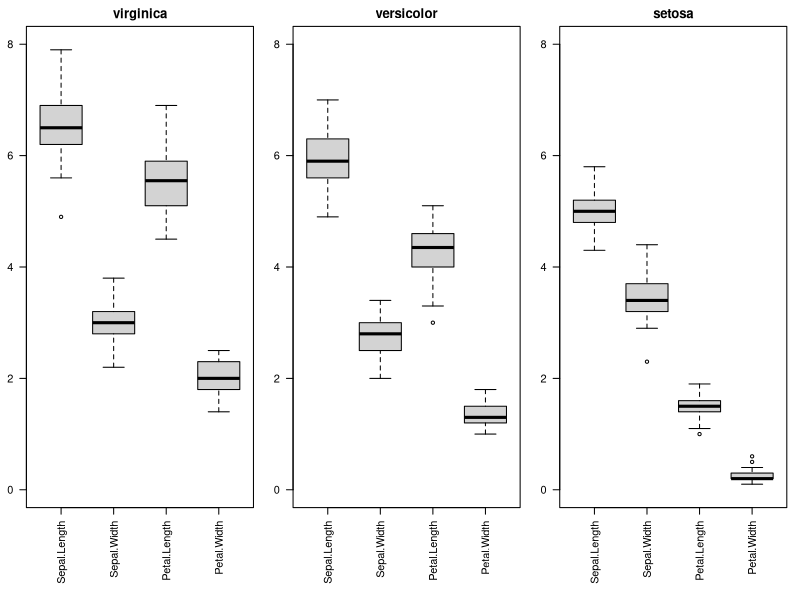
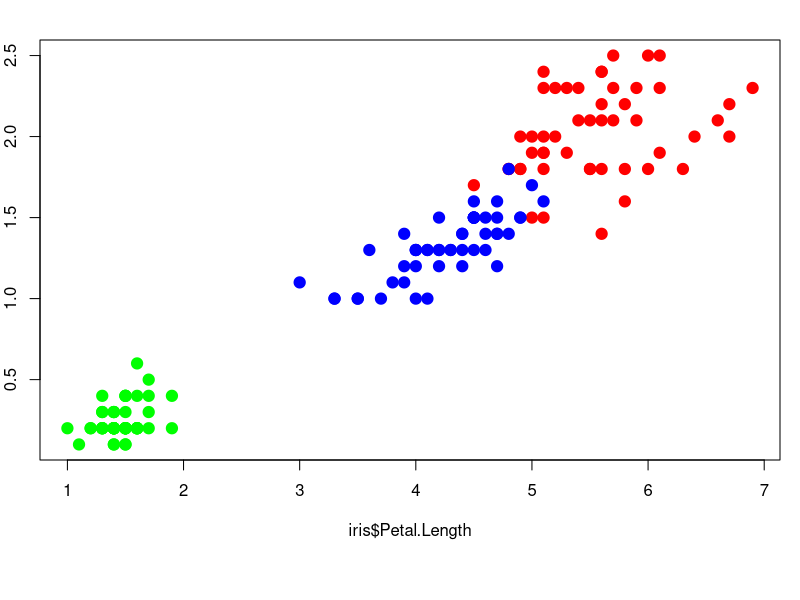

The R script that drew these images, in order:
#lendo o pacote datasets para acessar, em seguida, o conjunto iris
library(datasets)
data(iris)

#separando o conjunto de dados por esp?cies
virginica <- iris[iris$Species == "virginica",]
versicolor <- iris[iris$Species == "versicolor",]
setosa <- iris[iris$Species == "setosa",]

#criar boxplot para cada esp?cie
par(mfrow = c(1,3), mar = c(7, 2, 2, 1))
boxplot(virginica[,1:4], main = "virginica", ylim = c(0,8), las = 2)
boxplot(versicolor[,1:4], main = "versicolor", ylim = c(0,8), las = 2)
boxplot(setosa[,1:4], main = "setosa", ylim = c(0,8), las = 2)

#criando um gr?fico para tamanho versus largura da p?tala
par(mfrow = c(1,1))
plot(iris$Petal.Length, iris$Petal.Width, type = "n")
points(virginica$Petal.Length, virginica$Petal.Width, col = "red", pch = 19, cex = 1.5)
points(versicolor$Petal.Length, versicolor$Petal.Width, col = "blue", pch = 19, cex = 1.5)
points(setosa$Petal.Length, setosa$Petal.Width, col = "green", pch = 19, cex = 1.5)

#criando um modelo de previsao
indices <- sample(1:150, size = 150, replace = FALSE)
nova_iris <- iris[indices,]
treino <- nova_iris[1:120,]
teste <- nova_iris[121:150,]


distancia1 <- sqrt((teste[1,1] - treino[1,1])^2 + (teste[1,2] - treino[1,2])^2
                   + (teste[1,3] - treino[1,3])^2 + (teste[1,4] - treino[1,4])^2)


distancias1 <- c()
for (i in 1:120) {
  distancias1[i] <- sqrt((teste[1,1] - treino[i,1])^2 + (teste[1,2] - treino[i,2])^2
                         + (teste[1,3] - treino[i,3])^2 + (teste[1,4] - treino[i,4])^2)
}
order(distancias1)
treino[90,5]

resultado <- c()
for(j in 1:30){
  distancias <- c()
  for (i in 1:120) {
    distancias[i] <- sqrt((teste[j,1] - treino[i,1])^2 + (teste[j,2] - treino[i,2])^2
                           + (teste[j,3] - treino[i,3])^2 + (teste[j,4] - treino[i,4])^2)
  }
  resultado[j] <- order(distancias)[1]
}

classificacao <- treino[resultado, 5]
acuracia <- sum(classificacao == teste$Species)/30
acuracia
